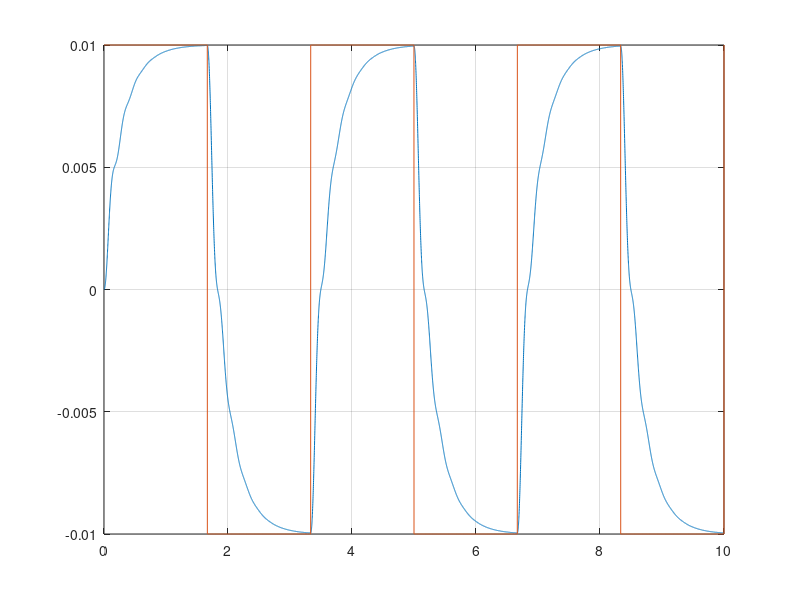
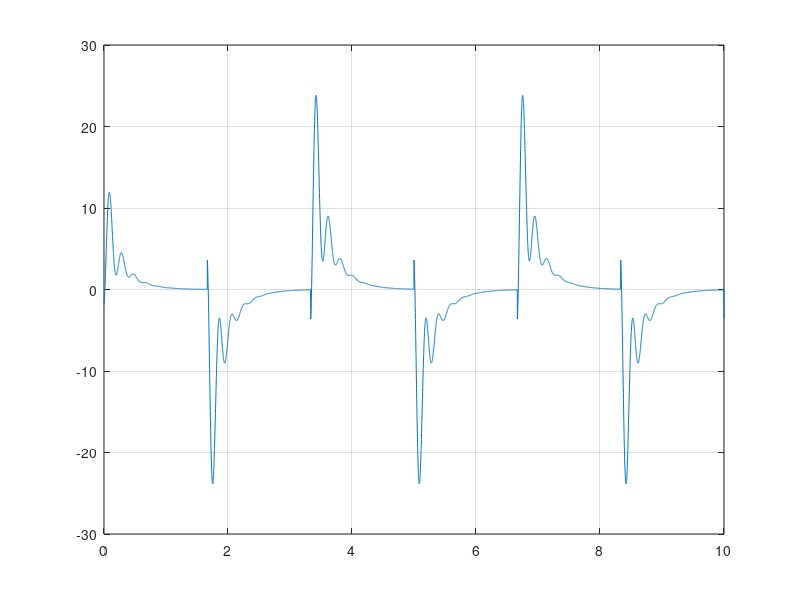

These figures' MATLAB source, in order:
% Aloca��o de P�los
% P�los em:
s = -250;
s1 = -120;
s2 = -7.1719 +47.5981*2/3i;
s3 = -7.1719 -47.5981*2/3i;
s4 = -3.6;

a = conv([1 -s],[1 -s1]);
b = conv([1 -s2],[1 -s3]);
c = conv(a,b);
d = conv(c,[1 -s4]);

%C�lculo dos Coeficientes
X = [1 0 0 0 2.45 0; 7.5 1 0 0 38.13 2.45; 1250 7.5 1 0 6205 38.13; 0 1250 7.5 1 13875 6205; 0 0 1250 7.5 1.125e06 13875; 0 0 0 1250 0 1.125e06];
Y = [d(1); d(2); d(3); d(4); d(5); d(6)];
Coeficientes = X\Y;

%Equa��o do Controlador
A = Coeficientes(1);
B = Coeficientes(2);
C = Coeficientes(3);
D = Coeficientes(4);
E = Coeficientes(5);
F = Coeficientes(6);

Gcs = tf([A B C D],[E F]);

%Resposta Malha Fechada com Controlador

%Entrada (Perturba��o)
t = 0:0.001:10;
zr=0.01*square(2*pi*0.3*t);

%Sistema
Ms = 2.45;
Mus = 1;
Ks = 900;
Kus = 1250;
Bs = 7.5;
Bus = 5;
ZsFc = tf([(Mus) (Bs) (Kus)],[(Ms*Mus) (Ms*Bus + Bs*Mus + Ms*Bs) (Ms*Kus + Bs*Bus + Ks*Ms + Ks*Mus) (Ks*Bus + Bs*Kus) (Ks*Kus)]);
ZsZr = tf([(Bs*Bus) (Ks*Bus + Bs*Kus) (Ks*Kus)],[(Ms*Mus) (Ms*Bus + Bs*Mus + Ms*Bs) (Ms*Kus + Bs*Bus + Ks*Ms + Ks*Mus) (Ks*Bus + Bs*Kus) (Ks*Kus)]);

%Equa��o de malha Fechada

Ts = ZsZr*feedback(1,(ZsFc*Gcs));
%Resposta do Sistema Controlado
figure
zs = lsim(Ts,zr,t);
plot(t,zs,t,zr)
grid on
%title('Resposta do Sistema Controlado')

%Sinal de Controle do Sistema
Sc = (Gcs*ZsZr)/(1 + Gcs*ZsFc);

figure
sc = lsim(Sc,zr,t);
plot(t,sc)
grid on